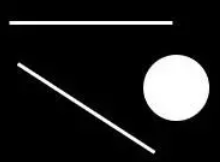
#> input picture blog32-Hough_Transform/test01.png, 220 x 162 px
$ python blog32_10.py
#> lines starting #> are read from the running program, lines starting #| are printed output that depends on the picture; after the words box and inside, x2 and y2 are one past the last pixel; in counts of white or black regions, pixels touching at a corner belong together
# -*- coding: utf-8 -*-
import cv2
import numpy as np
from matplotlib import pyplot as plt

#读取图像
img = cv2.imread('test01.png')
#> img is the input picture: shape (162, 220, 3); mean B, G, R 33.2, 33.2, 33.2

#灰度转换
gray = cv2.cvtColor(img, cv2.COLOR_BGR2GRAY)

#显示原始图像
plt.subplot(121), plt.imshow(gray, 'gray'), plt.title('Input Image')
plt.axis('off')

#霍夫变换检测圆
#circles1 = cv2.HoughCircles(gray, cv2.HOUGH_GRADIENT, 1, 100,
#                           param1=100, param2=30, minRadius=200, maxRadius=300)

circles1 = cv2.HoughCircles(gray, cv2.HOUGH_GRADIENT, 1, 20, param2=30)
#> circles1 = [[176.5, 87.5, 32.7]]

print(circles1)
#| [[[176.5  87.5  32.7]]]

#提取为二维
circles = circles1[0, :, :]
#> circles = [[176.5, 87.5, 32.7]]

#四舍五入取整
circles = np.uint16(np.around(circles))
#> circles = [[176, 88, 33]]

#绘制圆
for i in circles[:]:
    cv2.circle(img, (i[0],i[1]), i[2], (255,0,0), 5) #画圆
    cv2.circle(img, (i[0],i[1]), 2, (255,0,255), 10) #画圆心
#> this loop made 1 pass
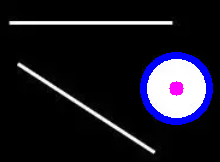
#> img: shape (162, 220, 3); 4.53% of pixels changed, all inside (x1, y1, x2, y2) = (140, 52, 213, 125)

#显示处理图像
plt.subplot(122), plt.imshow(img), plt.title('Result Image')
plt.axis('off')
plt.show()
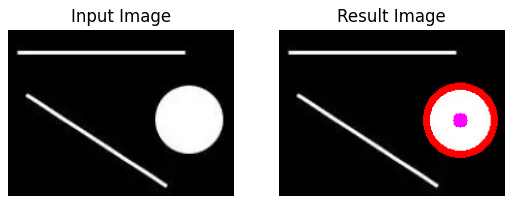
#> figure drawn by matplotlib, 2 panels; B, G, R data is drawn as R, G, B

$ run again, with blog32-Hough_Transform/test02.png copied over blog32-Hough_Transform/test01.png
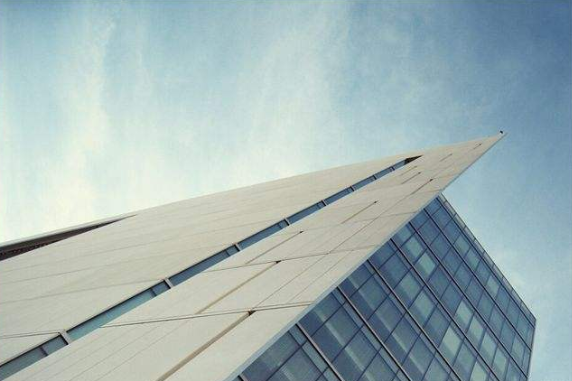
#> input picture blog32-Hough_Transform/test02.png, 572 x 381 px
#> img is the input picture: shape (381, 572, 3); mean B, G, R 180.9, 179.7, 161.3
#> circles1 = 201 rows, first 8: [422.5, 298.5, 68.3], [236.5, 69.5, 242.4], [201.5, 132.5, 248.5], [171.5, 66.5, 313.7], [198.5, 43.5, 272.5], [207.5, 75.5, 239.4], [361.5, 303.5, 63.3], [254.5, 100.5, 209.7]
#> (printed output is left out)
#> `circles = circles1[0, :, :]`: circles has the same summary as circles1
#> `circles = np.uint16(np.around(circles))`: circles = 201 rows, first 8: [422, 298, 68], [236, 70, 242], [202, 132, 248], [172, 66, 314], [198, 44, 272], [208, 76, 239], [362, 304, 63], [254, 100, 210]
#> the loop `for i in circles[:]:` made 201 passes
#> after the loop `for i in circles[:]:`:
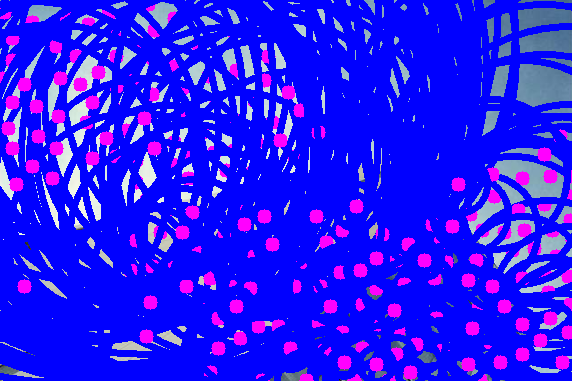
#> img: shape (381, 572, 3); mean B, G, R 247.2, 21.9, 38.9
#> `plt.show()`:
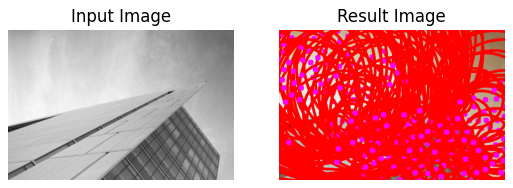
#> figure drawn by matplotlib, 2 panels; B, G, R data is drawn as R, G, B
